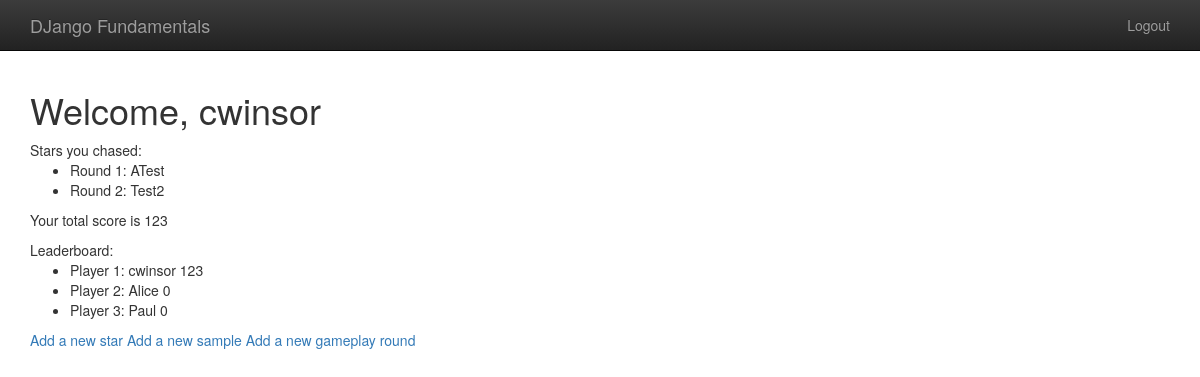
Screenshot of /player/ (signed in) with the database file from the repository.
### app_gameplay/models.py (models this page shows, shortened)
class GameplayRound(models.Model):
    player = models.ForeignKey(
        User,
        related_name="player",
        on_delete=models.CASCADE)
    star = models.ForeignKey(
        PlasticcStar,
        on_delete=models.CASCADE)
    name = models.CharField(max_length=10)
    bid_1 = models.SmallIntegerField(null=False, default=0, validators=[
                                     MinValueValidator(0), MaxValueValidator(100)])
    bid_2 = models.SmallIntegerField(null=False, default=0, validators=[
                                     MinValueValidator(0), MaxValueValidator(100)])
    bid_3 = models.SmallIntegerField(null=False, default=0, validators=[
                                     MinValueValidator(0), MaxValueValidator(100)])
    bid_4 = models.SmallIntegerField(null=False, default=0, validators=[
                                     MinValueValidator(0), MaxValueValidator(100)])
    bid_5 = models.SmallIntegerField(null=False, default=0, validators=[
                                     MinValueValidator(0), MaxValueValidator(100)])
    bid_6 = models.SmallIntegerField(null=False, default=0, validators=[
                                     MinValueValidator(0), MaxValueValidator(100)])
    bid_7 = models.SmallIntegerField(null=False, default=0, validators=[
                                     MinValueValidator(0), MaxValueValidator(100)])
    bid_8 = models.SmallIntegerField(null=False, default=0, validators=[
                                     MinValueValidator(0), MaxValueValidator(100)])
    bid_9 = models.SmallIntegerField(null=False, default=0, validators=[
                                     MinValueValidator(0), MaxValueValidator(100)])
    bid_10 = models.SmallIntegerField(null=False, default=0, validators=[
                                      MinValueValidator(0), MaxValueValidator(100)])
    bid_11 = models.SmallIntegerField(null=False, default=0, validators=[
                                      MinValueValidator(0), MaxValueValidator(100)])
    bid_12 = models.SmallIntegerField(null=False, default=0, validators=[
                                      MinValueValidator(0), MaxValueValidator(100)])
    bid_13 = models.SmallIntegerField(null=False, default=0, validators=[
                                      MinValueValidator(0), MaxValueValidator(100)])
    objects = GameplayRoundQuerySet.as_manager()

class Profile(models.Model):
    user = models.OneToOneField(User, on_delete=models.CASCADE)
    total_score = models.IntegerField(default=0)

### app_player/views.py (the view)
# urls.py: 2. Add a URL to urlpatterns:  path('', views.home, name='home')
@login_required
def home(request):
    rounds_this_player = GameplayRound.objects.rounds_this_player(request.user)
    leader_board = User.objects.all()
    leader_board_list = list(leader_board)
    return render(request, "app_player/home.html",
                  {'rounds': rounds_this_player,
                   'leader_board': leader_board_list}
                  )

### app_gameplay/models.py (called while the page is built)
    def rounds_this_player(self, user):
        return self.filter(
            Q(player=user)
        )

### templates/app_player/home.html (shortened to what this page needs)
{% extends "base.html" %}
{% block content %}
<h1>Welcome, {{ user.username }}</h1>
Stars you chased:
<ul>
    {% for r in rounds %}
    <li>Round {{ r.id }}: {{ r.name }} </li>
    {% endfor %}
</ul>
Your total score is {{ user.profile.total_score }}
Leaderboard:
<ul>
    {% for l in leader_board %}
    <li>Player {{ l.id }}: {{ l.username }} {{ l.profile.total_score}} </li>
    {% endfor %}
</ul>
<a href="{% url 'new_plasticc_star' %}">
    Add a new star
</a>
<a href="{% url 'new_plasticc_sample' %}">
    Add a new sample
</a>
<a href="{% url 'new_gameplay_round' %}">
    Add a new gameplay round
</a>
{% endblock %}

### templates/base.html (shortened to what this page needs)
{% load static %}
<!doctype html>
<html class="no-js" lang="">
<head>
    <link rel="stylesheet" href="{% static 'css/bootstrap.min.css' %}">
    <link rel="stylesheet" href="{% static 'css/bootstrap-theme.min.css' %}">
    <link rel="stylesheet" href="{% static 'css/main.css' %}">
</head>
<body>
    <nav class="navbar navbar-inverse navbar-fixed-top" role="navigation">
        <div class="container">
            <div class="navbar-header">
                <a class="navbar-brand" href="{% static '/' %}">DJango Fundamentals</a>
            </div>
            <ul class='nav navbar-nav navbar-right'>
                {% if user.is_authenticated %}
                <li><a href="{% url 'player_logout' %}">Logout</a></li>
                {% else %}
                <li><a href="{% url 'player_login' %}">Login</a></li>
                {% endif %}
            </ul>
        </div>
    </nav>
    <div class="container">
        {% block content %}
        {% endblock %}
    </div>
</body>
</html>

### templates/base.html (style rules this page uses)
body { padding-top: 70px; padding-bottom: 20px; }

### rows the page displays
GameplayRound: id "1", name "ATest"
GameplayRound: id "2", name "Test2"

### other values shown
{{ user.username }} "cwinsor"
{{ user.profile.total_score }} "123"
{{ l.id }} "1"
{{ l.username }} "cwinsor"
{{ l.profile.total_score }} "123"
{{ l.id }} "2"
{{ l.username }} "Alice"
{{ l.profile.total_score }} "0"
{{ l.id }} "3"
{{ l.username }} "Paul"
